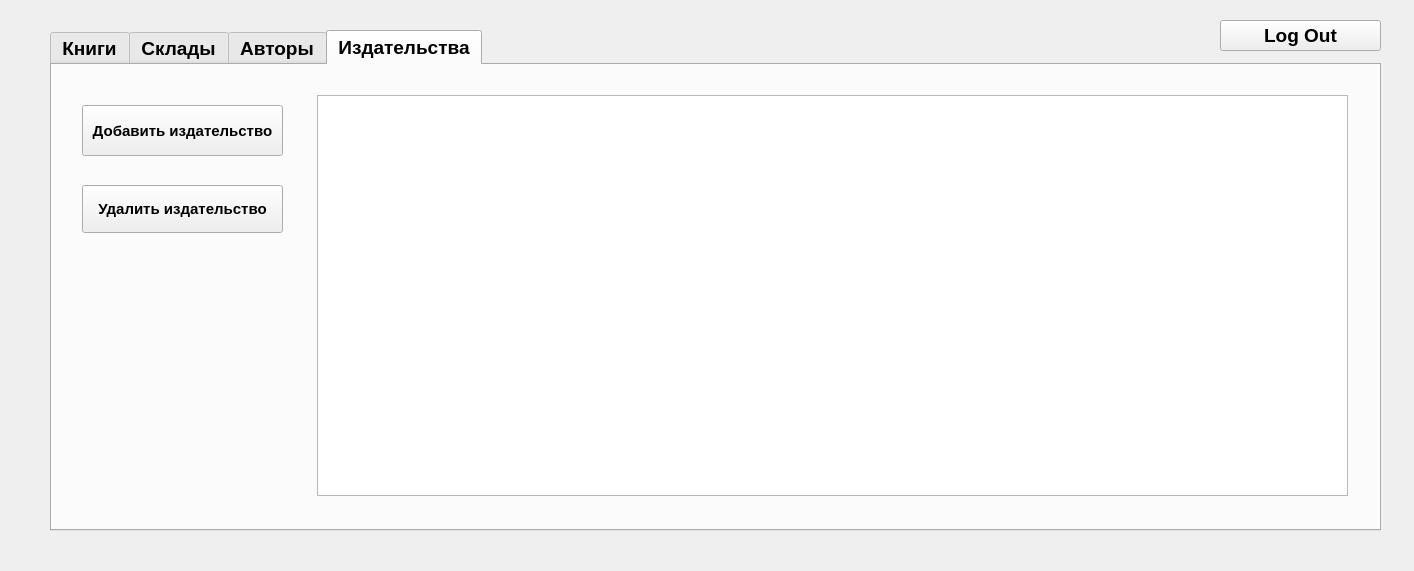
<?xml version="1.0" encoding="UTF-8"?>
<ui version="4.0">
 <class>ManagerWindow</class>
 <widget class="QDialog" name="ManagerWindow">
  <property name="geometry">
   <rect>
    <x>0</x>
    <y>0</y>
    <width>1414</width>
    <height>571</height>
   </rect>
  </property>
  <property name="windowTitle">
   <string>Dialog</string>
  </property>
  <widget class="QTabWidget" name="tabWidget">
   <property name="geometry">
    <rect>
     <x>50</x>
     <y>30</y>
     <width>1331</width>
     <height>501</height>
    </rect>
   </property>
   <property name="font">
    <font>
     <pointsize>14</pointsize>
     <bold>true</bold>
    </font>
   </property>
   <property name="currentIndex">
    <number>3</number>
   </property>
   <widget class="QWidget" name="booksTab">
    <attribute name="title">
     <string>Книги</string>
    </attribute>
    <widget class="QPushButton" name="addBookButton">
     <property name="geometry">
      <rect>
       <x>20</x>
       <y>50</y>
       <width>201</width>
       <height>51</height>
      </rect>
     </property>
     <property name="text">
      <string>Добавить книгу</string>
     </property>
    </widget>
    <widget class="QTableView" name="bookTableView">
     <property name="geometry">
      <rect>
       <x>240</x>
       <y>50</y>
       <width>1051</width>
       <height>381</height>
      </rect>
     </property>
     <property name="font">
      <font>
       <family>Arial</family>
       <pointsize>14</pointsize>
       <bold>false</bold>
      </font>
     </property>
    </widget>
    <widget class="QLabel" name="booksByPopularity">
     <property name="geometry">
      <rect>
       <x>240</x>
       <y>20</y>
       <width>201</width>
       <height>21</height>
      </rect>
     </property>
     <property name="text">
      <string>По популярности:</string>
     </property>
    </widget>
   </widget>
   <widget class="QWidget" name="storesTab">
    <attribute name="title">
     <string>Склады</string>
    </attribute>
    <widget class="QTableView" name="bookStoreTableView">
     <property name="geometry">
      <rect>
       <x>30</x>
       <y>90</y>
       <width>551</width>
       <height>341</height>
      </rect>
     </property>
    </widget>
    <widget class="QTableView" name="orderStoreTableView">
     <property name="geometry">
      <rect>
       <x>610</x>
       <y>90</y>
       <width>691</width>
       <height>341</height>
      </rect>
     </property>
    </widget>
    <widget class="QLabel" name="chooseStore">
     <property name="geometry">
      <rect>
       <x>30</x>
       <y>20</y>
       <width>171</width>
       <height>21</height>
      </rect>
     </property>
     <property name="text">
      <string>Выбрать склад:</string>
     </property>
    </widget>
    <widget class="QComboBox" name="store">
     <property name="geometry">
      <rect>
       <x>220</x>
       <y>20</y>
       <width>191</width>
       <height>24</height>
      </rect>
     </property>
    </widget>
    <widget class="QLabel" name="bookStore">
     <property name="geometry">
      <rect>
       <x>30</x>
       <y>60</y>
       <width>201</width>
       <height>21</height>
      </rect>
     </property>
     <property name="text">
      <string>Книги на складе:</string>
     </property>
    </widget>
    <widget class="QLabel" name="orderStore">
     <property name="geometry">
      <rect>
       <x>610</x>
       <y>60</y>
       <width>201</width>
       <height>21</height>
      </rect>
     </property>
     <property name="text">
      <string>Продажи склада:</string>
     </property>
    </widget>
   </widget>
   <widget class="QWidget" name="authorsTab">
    <attribute name="title">
     <string>Авторы</string>
    </attribute>
    <widget class="QPushButton" name="addAuthorButton">
     <property name="geometry">
      <rect>
       <x>30</x>
       <y>40</y>
       <width>201</width>
       <height>51</height>
      </rect>
     </property>
     <property name="font">
      <font>
       <pointsize>12</pointsize>
       <bold>true</bold>
      </font>
     </property>
     <property name="text">
      <string>Добавить автора</string>
     </property>
    </widget>
    <widget class="QPushButton" name="removeAuthorButton">
     <property name="geometry">
      <rect>
       <x>30</x>
       <y>120</y>
       <width>201</width>
       <height>48</height>
      </rect>
     </property>
     <property name="font">
      <font>
       <pointsize>12</pointsize>
       <bold>true</bold>
      </font>
     </property>
     <property name="text">
      <string>Удалить автора</string>
     </property>
    </widget>
    <widget class="QTableView" name="AuthorTableView">
     <property name="geometry">
      <rect>
       <x>265</x>
       <y>30</y>
       <width>1031</width>
       <height>401</height>
      </rect>
     </property>
     <property name="font">
      <font>
       <family>Arial</family>
       <pointsize>14</pointsize>
       <bold>false</bold>
      </font>
     </property>
    </widget>
   </widget>
   <widget class="QWidget" name="pubTab">
    <attribute name="title">
     <string>Издательства</string>
    </attribute>
    <widget class="QPushButton" name="addPublisherButton">
     <property name="geometry">
      <rect>
       <x>30</x>
       <y>40</y>
       <width>201</width>
       <height>51</height>
      </rect>
     </property>
     <property name="font">
      <font>
       <pointsize>11</pointsize>
       <bold>true</bold>
      </font>
     </property>
     <property name="text">
      <string>Добавить издательство</string>
     </property>
    </widget>
    <widget class="QTableView" name="publisherTableView">
     <property name="geometry">
      <rect>
       <x>265</x>
       <y>30</y>
       <width>1031</width>
       <height>401</height>
      </rect>
     </property>
     <property name="font">
      <font>
       <family>Arial</family>
       <pointsize>14</pointsize>
       <bold>false</bold>
      </font>
     </property>
    </widget>
    <widget class="QPushButton" name="removePublisherButton">
     <property name="geometry">
      <rect>
       <x>30</x>
       <y>120</y>
       <width>201</width>
       <height>48</height>
      </rect>
     </property>
     <property name="font">
      <font>
       <pointsize>11</pointsize>
       <bold>true</bold>
      </font>
     </property>
     <property name="text">
      <string>Удалить издательство</string>
     </property>
    </widget>
   </widget>
  </widget>
  <widget class="QPushButton" name="LogOutButton">
   <property name="geometry">
    <rect>
     <x>1220</x>
     <y>20</y>
     <width>161</width>
     <height>31</height>
    </rect>
   </property>
   <property name="font">
    <font>
     <pointsize>14</pointsize>
     <bold>true</bold>
    </font>
   </property>
   <property name="text">
    <string>Log Out</string>
   </property>
  </widget>
 </widget>
 <resources/>
 <connections/>
</ui>
